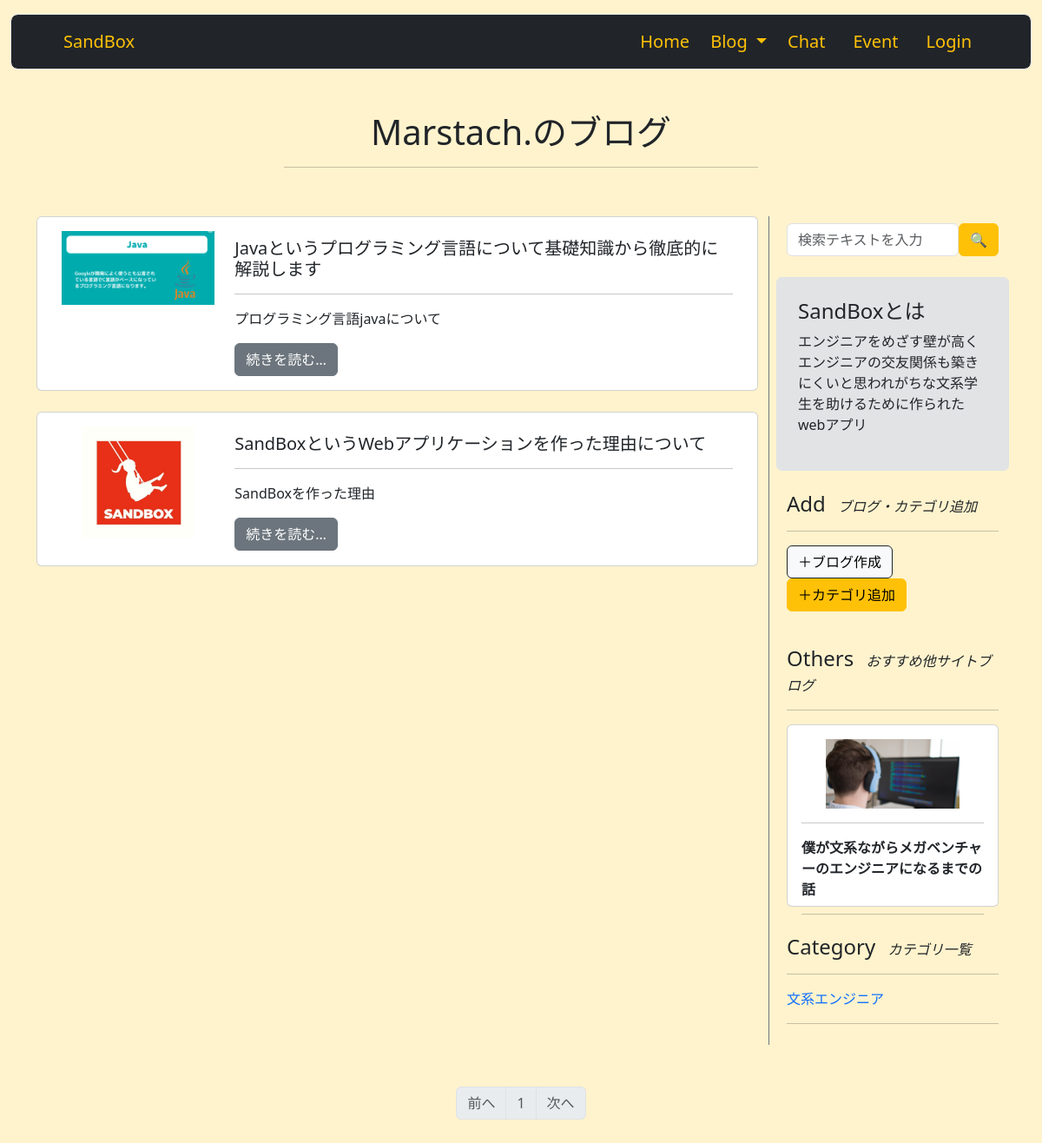
Screenshot of /1/user_blog with the database file from the repository.
### sandbox_system/models.py (models this page shows, shortened)
class User(db.Model, UserMixin):
    __tablename__ = 'users'
    id = db.Column(db.Integer, primary_key=True)
    email = db.Column(db.String(64), unique=True, index=True)
    username = db.Column(db.String(64), unique=True, index=True)
    introduce = db.Column(db.Text)
    tech = db.Column(db.Text)
    job = db.Column(db.String(64))
    image = db.Column(db.String(140))
    password_hash = db.Column(db.String(128))
    administrator = db.Column(db.String(1))
    blog = db.relationship('Blog', backref = 'author', lazy = 'dynamic')
    @property
    def password(self):
        raise AttributeError('password is not a readable attribute')

class Blog(db.Model):
    __tablename__ = 'blog'
    id = db.Column(db.Integer, primary_key=True)
    user_id = db.Column(db.Integer, db.ForeignKey('users.id'))
    date = db.Column(db.Date, default = datetime.date.today())
    category_id = db.Column(db.Integer, db.ForeignKey('blog_category.id'))
    title = db.Column(db.String(140))
    text = db.Column(db.Text)
    summary = db.Column(db.String(140))
    image = db.Column(db.String(140))

class OtherBlog(db.Model):
    __tablename__ = 'otherblog'
    id = db.Column(db.Integer, primary_key=True)
    title = db.Column(db.String(140))
    summary = db.Column(db.String(140))
    category_id = db.Column(db.Integer, db.ForeignKey('blog_category.id'))
    text = db.Column(db.Text)
    url = db.Column(db.String(140))
    image = db.Column(db.String(140))

class BlogCategory(db.Model):
    __tablename__ = 'blog_category'
    id = db.Column(db.Integer, primary_key=True)
    category = db.Column(db.String(140))
    blogs = db.relationship('Blog', backref='blogcategory', lazy='dynamic')
    otherblogs = db.relationship('OtherBlog', backref='blogcategory', lazy='dynamic')

### sandbox_system/blogs/view.py (the view)
@blogs.route('/<int:user_id>/user_blog', methods=['GET', 'POST'])
def user_blog(user_id):
    form = BlogSearchForm()
    category_form = BlogCategoryForm()
    if category_form.validate_on_submit():
        new_category = BlogCategory(category=category_form.category.data)
        db.session.add(new_category)
        db.session.commit()
        flash('カテゴリが追加されました')
        return redirect(url_for('blogs.blog_list'))
    if Blog.query.filter_by(user_id=user_id).first():
        blog_user = Blog.query.filter_by(user_id=user_id).first()
    else:
        blog_user = ''
    page = request.args.get('page', 1, type=int)
    if Blog.query.filter_by(user_id=user_id).first():
        blogs = Blog.query.filter_by(user_id=user_id).order_by(Blog.id.desc()).paginate(page=page, per_page=10)
    else:
        blogs = ''
    if BlogCategory.query.first():
        blog_categories = BlogCategory.query.order_by(BlogCategory.id.asc()).all()
    else:
        blog_categories = ''
    if OtherBlog.query.first():
        recent_other_blogs = OtherBlog.query.order_by(OtherBlog.id.desc()).limit(3).all()
    else:
        recent_other_blogs = ''
    return render_template('blog/sandbox_blog_list.html', blogs=blogs, blog_categories=blog_categories, form=form, category_form=category_form, blog_user=blog_user, recent_other_blogs=recent_other_blogs)

### sandbox_system/blogs/form.py (shortened to what this page needs)
class BlogSearchForm(FlaskForm):
    searchtext = StringField('検索テキスト', validators=[DataRequired()])
    submit = SubmitField('🔍')

class BlogCategoryForm(FlaskForm):
    category = StringField('カテゴリ名', validators=[DataRequired()])
    submit = SubmitField('保存')

### sandbox_system/__init__.py (called while the page is built)
@event.listens_for(Engine, "connect")
def set_sqlite_pragma(dbapi_connection, connection_record):
    cursor = dbapi_connection.cursor()
    cursor.execute("PRAGMA foreign_keys=ON")
    cursor.close()

### sandbox_system/templates/blog/sandbox_blog_list.html (shortened to what this page needs)
{% extends 'base.html' %}
{% block content %}
    <div class="container pb-4">
        <div class="row my-3">
            <div class="col-md-6 m-auto text-center">
                {% if searchtext %}
                    <h1 class="text-center">"{{ searchtext }}"の検索結果</h1>
                    <hr>
                {% elif blog_category %}
                    <h1 class="text-center">{{ blog_category.category }}</h1>
                    <hr>
                {% elif blog_user %}
                    <h1>{{ blog_user.author.username }}のブログ</h1>
                    <hr>
                {% else %}
                    <h1 class="text-center">Blog <span class="fs-5 ms-2 fst-italic">SandBox</span></h1>
                    <hr>
                {% endif %}
            </div>
        </div>
    </div>
    <div class="container">
        <div class="row">
            <div class="col-9">
                <div class="row">
                    {% if blogs %}
                    {% for blog in blogs.items %}
                    <div class="col-12 mb-4">
                        <div class="card h-100">
                            <div class="card-body" style="max-height: 15rem;">
                                <div class="container">
                                    <div class="row row-cols-auto">
                                        {% if blog.image %}
                                        <div class="col-3 mb-3" style="text-align: center;">
                                                <img src="{{ url_for('static', filename='image/' + blog.image) }}" class="img-fluid" style="max-height: 8rem; max-width: 11rem;">
                                        </div>
                                        {% endif %}
                                        <div class="col-9">
                                            <h5 class="card-title pt-2"><a href="{{ url_for('blogs.blog', blog_id=blog.id) }}" class="text-decoration-none text-dark">{{ blog.title }}</a></h5>
                                            <hr>
                                            <p>{{ blog.summary }}</p>
                                            <a href="{{ url_for('blogs.blog', blog_id=blog.id) }}" class="btn btn-secondary">続きを読む…</a>
                                        </div>
                                    </div>
                                </div>
                            </div>
                        </div>
                    </div>
                    {% endfor %}
                    {% else %}
                    <p class="text-center my-3">ブログがありません</p>
                    {% endif %}
                </div>
            </div>
            <div class="col-md-3 p-2 bg-opacity-10 border border-secondary border-end-0 border-top-0 border-bottom-0">
                <div class="position-sticky" style="top: 12rem;">
                    <div class="container-fluid mb-4">
                        <form action="{{ url_for('blogs.sandbox_blog_search') }}" class="d-flex" method="post">
                            {{ render_field(form.searchtext, class="form-control", placeholder="検索テキストを入力") }}
                            {{ form.submit(class="btn btn-warning") }}
                        </form>
                    </div>
                    <div class="p-4 mb-4 bg-secondary-subtle form-control">
                        <h4>SandBoxとは</h4>
                        <p>エンジニアをめざす壁が高くエンジニアの交友関係も築きにくいと思われがちな文系学生を助けるために作られたwebアプリ</p>
                    </div>
                    <div class="container pb-4">
                        <h4>Add <span class="fs-6 ms-2 fst-italic">ブログ・カテゴリ追加</span></h4>
                        <hr>
                        <div class="row row-cols-auto">
                            <div class="col">
                                <a href="{{ url_for('blogs.blog_create') }}" class="btn btn-light border border-dark" disabled tabindex="-1" role="button" aria-disabled="true">＋ブログ作成</a>
                            </div>
                            <div class="col">
                                <button type="button" class="btn btn-warning" data-bs-toggle="modal" data-bs-target="#addCategoryModal">＋カテゴリ追加</button>
                            </div>
                        </div>
                    </div>
                    <div class="container py-3">
                        <h4>Others <span class="fs-6 ms-2 fst-italic">おすすめ他サイトブログ</span></h4>
                        <hr>
                        {% if recent_other_blogs %}
                        {% for recent_other_blog in recent_other_blogs %}
                        <div class="col mb-3">
                            <div class="card h-100">
                                <div class="card-body" style="max-height: 13rem;">
                                    {% if recent_other_blog.image %}
                                        <div style="text-align: center;">
                                                <img src="{{ url_for('static', filename='image/' + recent_other_blog.image) }}" class="img-fluid card-image-top" style="max-height: 5rem;">
                                        </div>
                                    {% endif %}
                                    <hr>
                                    <p class="card-title fs-6"><a href="{{ recent_other_blog.url }}" class="text-decoration-none text-dark"><b>{{ recent_other_blog.title }}</b></a></p>
                                    <hr>
                                </div>
                            </div>
                        </div>
                        {% endfor %}
                        {% else %}
                        <p class="text-center my-3">ブログがありません</p>
                        {% endif %}
                    </div>
                    <div class="container mb-3">
                        <h4>Category <span class="fs-6 ms-2 fst-italic">カテゴリ一覧</span></h4>
                        <hr>
                        {% if blog_categories %}
                        {% for blog_category in blog_categories %}
                        <ol class="list-unstyled">
                            <li>
                                <a href="{{ url_for('blogs.sandbox_category_blog', blog_category_id=blog_category.id) }}" class="text-decoration-none">{{ blog_category.category }}</a>
                            </li>
                            <hr>
                        </ol>
                        {% endfor %}
                        {% else %}
                        <p class="text-center my-3">カテゴリがありません</p>
                        {% endif %}
                    </div>
                </div>
            </div>
        </div>
    </div>
    {% if blogs %}
        <nav class="my-5" aria-label="Page navigation">
            <ul class="pagination justify-content-center">
                <li {% if blogs.has_prev %} class="page-item" {%else%} class="page-item disabled" {% endif %}><a class="page-link" href="{% if blogs.has_prev %}{{ url_for('blogs.blog_list', page=blogs.prev_num) }}{% else %}#{% endif %}">前へ</a></li>
        {% for page_num in blogs.iter_pages(left_edge=1, right_edge=1, left_current=1, right_current=2) %}
            {% if page_num %}
                {% if blogs.page == page_num %}
                    <li class="page-item disabled"><a class="page-link" href="#">{{ page_num }}</a></li>
                {% else %}
                    <li class="page-item"><a class="page-link" href="{{ url_for('blogs.blog_list', page=page_num) }}">{{ page_num }}</a></li>
                {% endif %}
            {% else %}
                <li class="page-item disabled"><a class="page-link" href="#">&hellip;</a></li>
            {% endif %}
        {% endfor %}
            <li {% if blogs.has_next %} class="page-item" {% else %} class="page-item disabled" {% endif %}><a class="page-link" href="{% if blogs.has_next %}{{ url_for('blogs.blog_list',page=blogs.next_num) }}{% else %}#{% endif %}">次へ</a></li>
            </ul>
        </nav>
    {% endif %}
{% endblock %}

### rows the page displays
User: author.username "Marstach."
Blog: image (picture), title "Javaというプログラミング言語について基礎知識から徹底的に解説します", summary "プログラミング言語javaについて"
Blog: image (picture), title "SandBoxというWebアプリケーションを作った理由について", summary "SandBoxを作った理由"
OtherBlog: image (picture), title "僕が文系ながらメガベンチャーのエンジニアになるまでの話"
BlogCategory: category "文系エンジニア"

### other values shown
{{ page_num }} "1"
